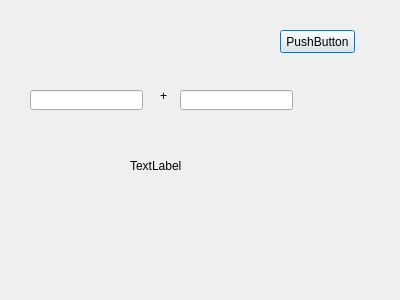
<?xml version="1.0" encoding="UTF-8"?>
<ui version="4.0">
 <class>Dialog</class>
 <widget class="QDialog" name="Dialog">
  <property name="geometry">
   <rect>
    <x>0</x>
    <y>0</y>
    <width>400</width>
    <height>300</height>
   </rect>
  </property>
  <property name="windowTitle">
   <string>Dialog</string>
  </property>
  <widget class="QPushButton" name="Sum_btn">
   <property name="geometry">
    <rect>
     <x>280</x>
     <y>30</y>
     <width>75</width>
     <height>23</height>
    </rect>
   </property>
   <property name="text">
    <string>PushButton</string>
   </property>
  </widget>
  <widget class="QLabel" name="Sum_result">
   <property name="geometry">
    <rect>
     <x>130</x>
     <y>130</y>
     <width>231</width>
     <height>71</height>
    </rect>
   </property>
   <property name="text">
    <string>TextLabel</string>
   </property>
  </widget>
  <widget class="QLineEdit" name="input_A">
   <property name="geometry">
    <rect>
     <x>30</x>
     <y>90</y>
     <width>113</width>
     <height>20</height>
    </rect>
   </property>
  </widget>
  <widget class="QLineEdit" name="input_B">
   <property name="geometry">
    <rect>
     <x>180</x>
     <y>90</y>
     <width>113</width>
     <height>20</height>
    </rect>
   </property>
  </widget>
  <widget class="QLabel" name="label_2">
   <property name="geometry">
    <rect>
     <x>160</x>
     <y>80</y>
     <width>41</width>
     <height>31</height>
    </rect>
   </property>
   <property name="text">
    <string>+</string>
   </property>
  </widget>
 </widget>
 <resources/>
 <connections>
  <connection>
   <sender>Sum_btn</sender>
   <signal>clicked()</signal>
   <receiver>Dialog</receiver>
   <slot>sum()</slot>
   <hints>
    <hint type="sourcelabel">
     <x>328</x>
     <y>47</y>
    </hint>
    <hint type="destinationlabel">
     <x>338</x>
     <y>80</y>
    </hint>
   </hints>
  </connection>
 </connections>
 <slots>
  <slot>sum()</slot>
 </slots>
</ui>
